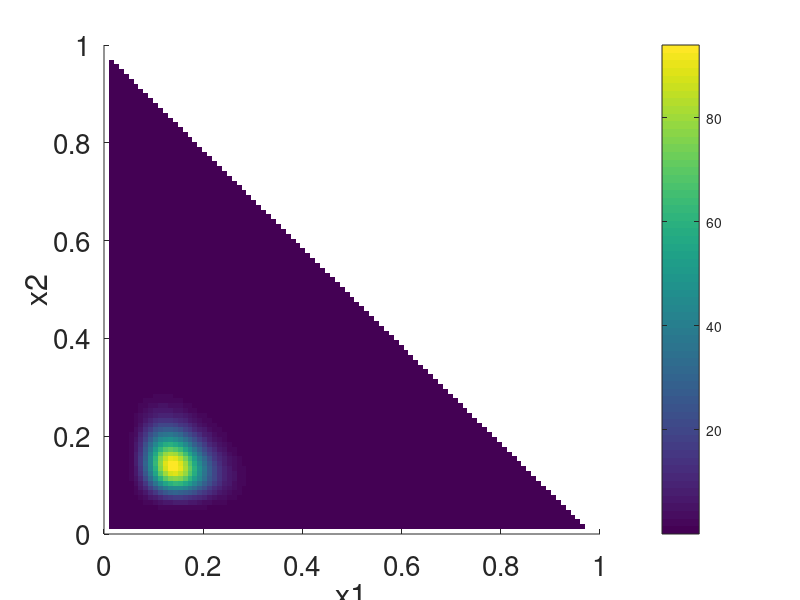

Write MATLAB code to recreate this figure.
alpha = [10 10 50];
x1 = linspace(0.01, 1, 101);
x2 = linspace(0.01, 1, 101);
[X1, X2] = ndgrid(x1, x2);
X3 = 1 - X1 - X2;
bad = (X1 + X2 > 1);
X1(bad) = NaN;
X2(bad) = NaN;
X3(bad) = NaN;

betaConst = exp(sum(gammaln(alpha))-gammaln(sum(alpha)));
F = (X1.^(alpha(1)-1) .* X2.^(alpha(2)-1) .* X3.^(alpha(3)-1)) / betaConst;

figure, surf(X1, X2, F, 'EdgeColor', 'none');
grid off;
#contourf(X1, X2, F)
colorbar;
xlabel('x1', 'fontsize', 20);
ylabel('x2', 'fontsize', 20);
# zlabel('f(x1, x2, 1-x1-x2)');
set(gca, 'fontsize', 20);
view(2);
saveas(1, "dirichlet.png");
pause

r = gamrnd(repmat(alpha, 10, 1), 1, 10, length(alpha));
p = r ./ repmat(sum(r,2), 1, length(alpha));
round(p*100) ./ 100